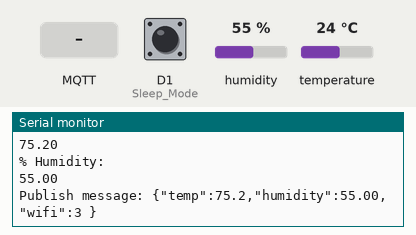
Simulated run of this program. Board: ESP8266 (NodeMCU). On the bench: the last lines printed to the serial monitor. Inputs (shaded band) come from the test bench; at power-on: D1 (Sleep_Mode) LOW, humidity 55 %, temperature 24 °C. WiFi joins after 1.5 s; servers stay silent unless stated; random numbers use the default seed unless the program sets one; no MQTT or app messages arrive unless stated.

Above: at 3.8 s.
3.9 s: MQTT message "1" arrives on the first subscribed topic
At 4.6 s:
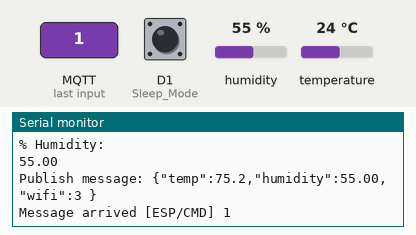
5.4 s: MQTT message "t" arrives on the first subscribed topic
At 5.8 s:
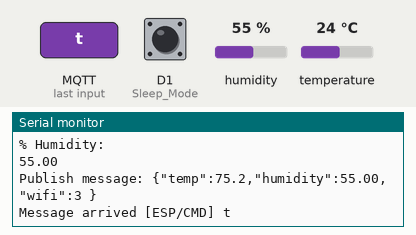
6.9 s: MQTT message "f" arrives on the first subscribed topic
At 8.1 s:
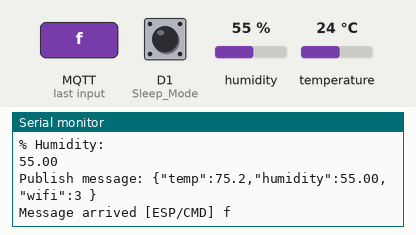
8.4 s: MQTT message "s" arrives on the first subscribed topic
At 8.9 s:
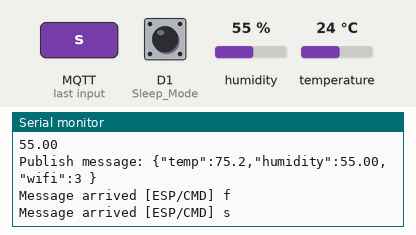
9.9 s: MQTT message "w" arrives on the first subscribed topic
At 10.5 s:
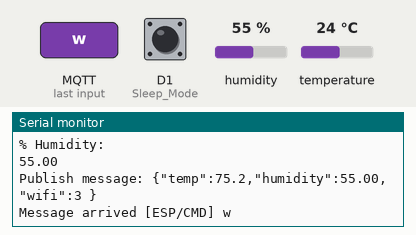
11.4 s: MQTT message "on" arrives on the first subscribed topic
At 12.8 s:
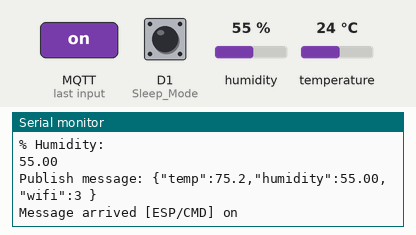
Timing chart, 0 to 13.9 s (numbered marks = the images above; inputs shaded):
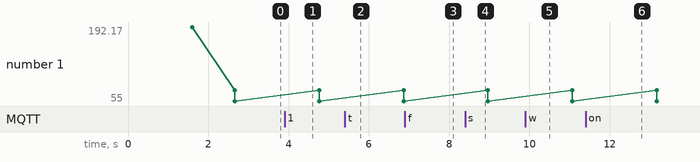

The program:

main.cpp
```cpp
#include <Arduino.h>
#include <ESP8266WiFi.h>
#include <PubSubClient.h>
#include <DHT.h>
#include <EEPROM.h>


const char* ssid = "ATTsn2wI3Q";
const char* password = "gre6qjtxpmyw";
const char* mqtt_server = "192.168.1.101";

// configure static IP
IPAddress staticIP(192,168,1,102);
IPAddress gateway(192,168,1,254);
IPAddress subnet(255,255,255,0);


#define DHT_In D5
#define DHT_Power D7
#define Sleep_Mode D1


WiFiClient espClient;
PubSubClient client(espClient);
DHT dht(DHT_In, DHT22);

unsigned long lastMsg = 0;
#define MSG_BUFFER_SIZE  (50)
char msg[MSG_BUFFER_SIZE];


int MQTT_retries = 0;
int wifi_retries = 0;
float t = 0.0;
float h = 0.0;
int poll_counter = 0;
boolean sleep_mode = false;
byte EEPROM_val = 0;
byte byte1 = 7;

void blink(){

//digitalWrite(LED_BUILTIN, LOW);
delay(100);
//digitalWrite(LED_BUILTIN, HIGH);

}


void callback(char* topic, byte* payload, unsigned int length) {
  Serial.print("Message arrived [");
  Serial.print(topic);
  Serial.print("] ");
  for (int i = 0; i < length; i++) {
    Serial.print((char)payload[i]);
  }
  Serial.println();
  // Switch on the LED if an 1 was received as first character
  if ((char)payload[0] == '1') {
    blink();
  }
  else if ((char)payload[0] == 't'){
    //digitalWrite(LED_BUILTIN, LOW);
  }
  else if ((char)payload[0] == 'f'){
    //digitalWrite(LED_BUILTIN, HIGH);
  }
  else if ((char)payload[0] == 's'){
    sleep_mode = true;
  }
  else if ((char)payload[0] == 'w'){
    sleep_mode = false;
  }
  else {
    // something for later
  }

}

void reconnect() {
  // Loop until we're reconnected
  while (!client.connected()) {
    Serial.print("Attempting MQTT connection...");
    // Create a random client ID
    String clientId = "ESP8266Client-";
    clientId += String(random(0xffff), HEX);
    // Attempt to connect
    if (client.connect(clientId.c_str(),"pi","espmaster6969")) {
      Serial.println("connected");
      // Once connected, publish an announcement...
      snprintf (msg, MSG_BUFFER_SIZE, "{\"MQTT SVR\" : \"Connected with %d MQTT attempts\"}", MQTT_retries);
      client.publish("ESP/chatter", msg);
      // ... and resubscribe
      client.subscribe("ESP/CMD");
    } else {
      Serial.print("failed, rc=");
      Serial.print(client.state());
      Serial.println(" try again in 5 seconds");
      MQTT_retries++;
      // Wait 5 seconds before retrying
      delay(2500);
    }
  }
}
void setup() {

Serial.begin(115200);
delay(100);
// We start by connecting to a WiFi network
Serial.println();
Serial.print("Connecting to ");
Serial.println(ssid);

WiFi.mode(WIFI_STA);
WiFi.begin(ssid, password);
WiFi.config(staticIP, gateway, subnet);

while (WiFi.status() != WL_CONNECTED) {
  delay(500);
  Serial.print(".");
  //track how many times you're connecting to Wifi
  wifi_retries++;
}

Serial.println("");
Serial.println("WiFi connected");
Serial.println("IP address: ");
Serial.println(WiFi.localIP());

//MQTT connection to raaspi broker
client.setServer(mqtt_server, 8883);
client.setCallback(callback);

//power sensor using GPIO to conserve power
pinMode(DHT_Power, OUTPUT);
pinMode(Sleep_Mode, INPUT);


digitalWrite(DHT_Power,HIGH);
delay(1);
dht.begin();
delay(1000);

}

void loop() {

  if (!client.connected()) {
    reconnect();
  }

  client.loop();
  unsigned long now = millis();

  if (now - lastMsg > 2100) {

    lastMsg = now;

    if (poll_counter > 0 && digitalRead(Sleep_Mode) == HIGH){
        //client.publish("ESP/chatter", "I'm awake, but going to sleep for 15min");
        digitalWrite(DHT_Power, LOW);
        //ESP.deepSleep(60e6);
        ESP.deepSleep(1800e6);
    }

    t = dht.readTemperature(true);
    // delay(2050); not sure if this is needed
    h = dht.readHumidity();
    delay(1);
    Serial.println("Temperature in F:");
    Serial.println(t);
    Serial.println("% Humidity:");
    Serial.println(h);
    snprintf (msg, MSG_BUFFER_SIZE, "{\"temp\":%0.1lf,\"humidity\":%0.2lf,\"wifi\":%d }", t, h, wifi_retries);
    Serial.print("Publish message: ");
    Serial.println(msg);
    client.publish("ESP/chatter", msg);

    poll_counter++;
  }
}
```

Measured:
- after the input at 3.9 s, the serial monitor: prints a new line at once (image 1)
- after the input at 5.4 s, the serial monitor: prints a new line at once (image 2)
- after the input at 6.9 s, the serial monitor: prints a new line at once (image 3)
- after the input at 8.4 s, the serial monitor: prints a new line at once (image 4)
- after the input at 9.9 s, the serial monitor: prints a new line at once (image 5)
- after the input at 11.4 s, the serial monitor: prints a new line at once (image 6)
